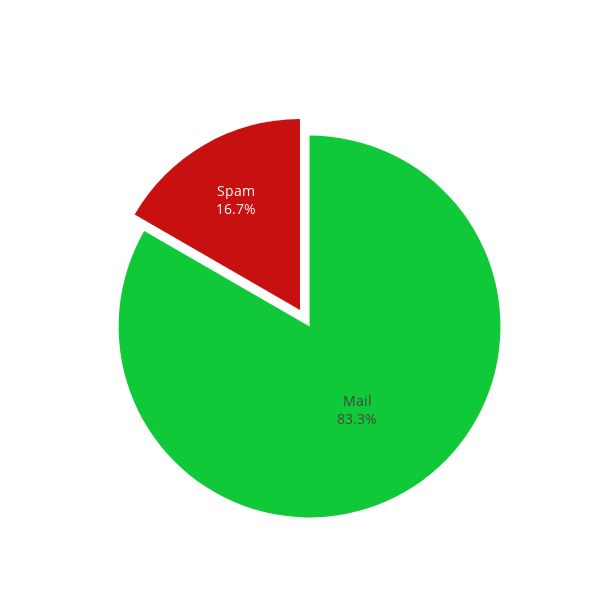

The notebook cell saved with this chart:
### Code cell
import plotly.graph_objects as go

# Визуализация распределения по классам
# Построение круговой диаграммы
fig = go.Figure(data=[go.Pie(labels=['Mail', 'Spam'],
                             values=data['label'].value_counts())])
fig.update_traces(textinfo='label+percent', # Содержимое подписи
                  textfont_size=14, # Размер шрифта подписи
                  pull=[0.1, 0], # Сдвиг сектора
                  marker=dict(colors=["#10c938", "#c91010"]), # Цвета секторов
                  showlegend=False) # Скрыть легенду
# Размер полотна
fig.update_layout(autosize = False, width = 600, height = 600)
# Прозрачность фона
fig.update_layout({'plot_bgcolor': 'rgba(0, 0, 0, 0)',
                   'paper_bgcolor': 'rgba(0, 0, 0, 0)'})
fig.show()

### Figure 1 — Plotly figure (JSON) as saved in the notebook; plotly's stock layout.template omitted (floating-point values rounded to 4 significant figures)
{"data": [{"labels": ["Mail", "Spam"], "marker": {"colors": ["#10c938", "#c91010"]}, "pull": [0.1, 0], "showlegend": false, "textfont": {"size": 14}, "textinfo": "label+percent", "type": "pie", "values": [2500, 500]}], "layout": {"autosize": false, "height": 600, "paper_bgcolor": "rgba(0, 0, 0, 0)", "plot_bgcolor": "rgba(0, 0, 0, 0)", "width": 600}}
